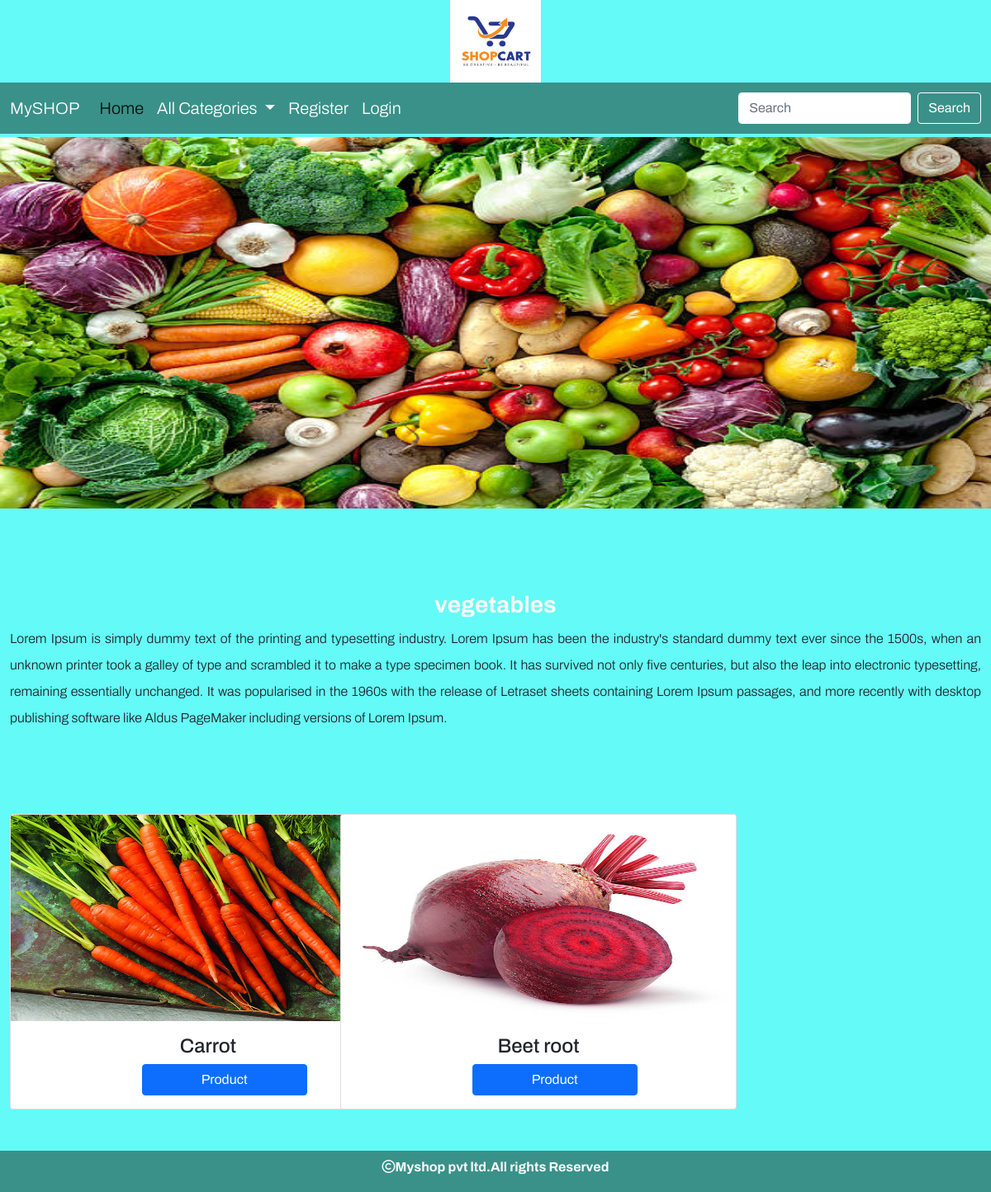
The page /products/1/ on the database its author committed.
### shop/models.py (models this page shows, shortened)
class Category(models.Model):
    name=models.CharField(max_length=30)
    desc=models.TextField()
    image=models.ImageField(upload_to='categories',null=True,blank=True)

class Product(models.Model):
    name=models.CharField(max_length=30)
    desc=models.TextField()
    image=models.ImageField(upload_to='products',null=True,blank=True)
    price=models.DecimalField(max_digits=10,decimal_places=2)
    stock=models.IntegerField()
    available=models.BooleanField(default=True)
    created=models.DateTimeField(auto_now_add=True)  #one time
    updated=models.DateTimeField(auto_now=True)  #Every time when we update record
    category=models.ForeignKey(Category,on_delete=models.CASCADE)

### shop/views.py (the view)
# urls.py: path('products/<int:p>/',views.allproducts,name="products"),
def allproducts(request,p):
    c=Category.objects.get(id=p)  #retrieves a particular category
    p=Product.objects.filter(category=c) #retrives products under a particular category
    return render(request,'product.html',{'c':c,'p':p})

### cart/context_processors.py (called while the page is built, shortened)
def total(request):
    count=0
    return {'count':count}

### shop/context_processors.py (called while the page is built)
def links(request):
    c=Category.objects.all()
    return {'links':c}

### templates/product.html
{% extends 'base.html' %}
{% load static %}
{% block content %}
<div class="mt-1" style="margin-bottom:100px">
    <img src="{{c.image.url}}" height="450px" width="100%">
</div>
<div class="container-fluid mt-4" style="margin-bottom:100px">
    <h3 class="text-center text-light fw-bold">{{c.name}}</h3>
    <p style="text-align:justify;line-height:2">{{c.desc}}</p>
</div>
<div class="container-fluid mt-4" style="margin-bottom:100px">
    <div class="row">
        {% for i in p %}
            <div class="col-sm-4">
                     <div class="card rounded" style="width: 30rem;">
                        <img src="{{i.image.url}}" width="100%" height="250pxx" class="card-img-top" alt="...">
                         <div class="card-body">
                            <h4 class="card-title text-center">{{i.name}}</h4>
                            <a href="{% url 'shop:detail' i.id %}" style="position:relative;left:32%;width:200px;" class="btn btn-primary">Product</a>
                         </div>
                     </div>
            </div>
        {% endfor %}
    </div>
</div>
{% endblock %}

### static/css/style.css (style rules this page uses)
body { background-color:#64faf7; font-family: "Archivo", sans-serif; font-optical-sizing: auto; font-weight: 300; font-style: normal; font-variation-settings: "wdth" 100; }

### rows shown on the page
Category: image (picture), name "vegetables", desc "Lorem Ipsum is simply dummy text of the printing and typesetting industry. Lorem Ipsum has been the industry's standard dummy text ever since the 1500s, when an unknown printer took a galley of type and scrambled it to make a type specimen book. It has survived not only five centuries, but also the leap into electronic typesetting, remaining essentially unchanged. It was popularised in the 1960s with the release of Letraset sheets containing Lorem Ipsum passages, and more recently with desktop publishing software like Aldus PageMaker including versions of Lorem Ipsum."
Product: image (picture), name "Carrot"
Product: image (picture), name "Beet root"
